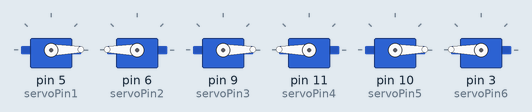
Simulated run of this sketch. Board: Arduino Uno, built with avr-gcc and run on an emulated ATmega328P. Shown: 6 × servo.

Above: at 0.05 s.
At 1.1 s:
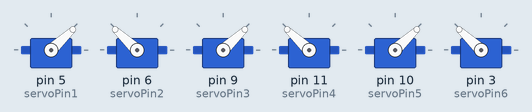
At 1.8 s:
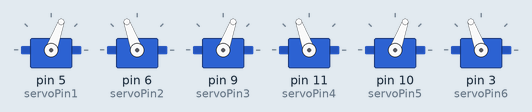
At 2.15 s:
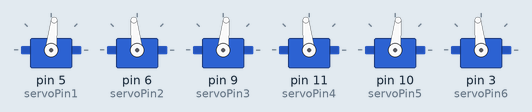
At 3.2 s:
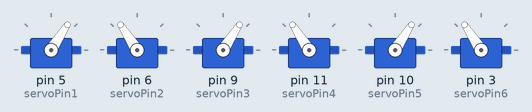
At 4.3 s:
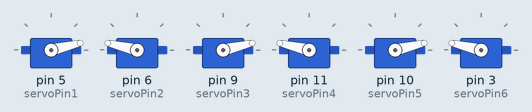
Timing chart, 0 to 6.0 s (numbered marks = the images above):
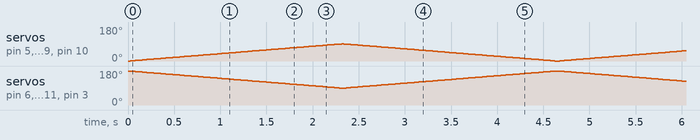

The sketch:

Stewart_Platform_Vertical_Motion.ino
```cpp
// To include the Servo library
#include <Servo.h>
Servo Servo1;
Servo Servo2;
Servo Servo3;
Servo Servo4;
Servo Servo5;
Servo Servo6;

// Servo Pin numbers
int servoPin1 = 5;
int servoPin2 = 6;
int servoPin3 = 9;
int servoPin4 = 11;
int servoPin5 = 10;
int servoPin6 = 3;

void setup() {
  // Servo pins setup
  Servo1.attach(servoPin1);
  Servo2.attach(servoPin2);
  Servo3.attach(servoPin3);
  Servo4.attach(servoPin4);
  Servo5.attach(servoPin5);
  Servo6.attach(servoPin6);
}

void loop() {
   //To move the platform vertically up and down
  int i = 0;
  int j = 0;
  while(i <= 90) {
    j =180 - i;
    Servo1.write(i);
    Servo2.write(j);
    Servo3.write(i);
    Servo4.write(j);
    Servo5.write(i);
    Servo6.write(j);

    delay(25);

    i += 1;
  }
//  Servo1.write(45);
//  Servo2.write(135);
//  Servo3.write(45);
//  Servo4.write(135);
//  Servo5.write(45);
//  Servo6.write(135);
  while(i >= 0) {
    j =180 - i;
    Servo1.write(i);
    Servo2.write(j);
    Servo3.write(i);
    Servo4.write(j);
    Servo5.write(i);
    Servo6.write(j);

    delay(25);

    i -= 1;
  }

}
```
